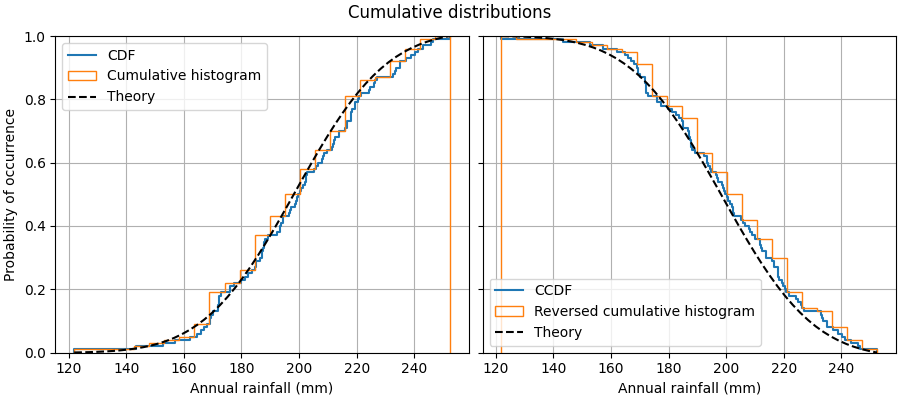

Reproduce this figure in Python.
# 引入所需库
import matplotlib.pyplot as plt
import numpy as np
import matplotlib
matplotlib.use('TkAgg')


# 设置随机数种子
np.random.seed(19680801)

# 均值mu为200，标准差sigma为25
mu = 200
sigma = 25
# 直方图中划分的区间数量
n_bins = 25
# 生成100个服从正态分布的随机数
data = np.random.normal(mu, sigma, size=100)

fig = plt.figure(figsize=(9, 4), layout="constrained")
axs = fig.subplots(1, 2, sharex=True, sharey=True)

# 绘制CDF
axs[0].ecdf(data, label="CDF")
# 绘制累积直方图
n, bins, patches = axs[0].hist(data, n_bins, density=True, histtype="step",
                               cumulative=True, label="Cumulative histogram")
# 计算理论CDF
x = np.linspace(data.min(), data.max())
y = ((1 / (np.sqrt(2 * np.pi) * sigma)) *
     np.exp(-0.5 * (1 / sigma * (x - mu))**2))
y = y.cumsum()
y /= y[-1]
# 绘制理论CDF
axs[0].plot(x, y, "k--", linewidth=1.5, label="Theory")

# 绘制CCDF
axs[1].ecdf(data, complementary=True, label="CCDF")
# 绘制反向累积直方图
axs[1].hist(data, bins=bins, density=True, histtype="step", cumulative=-1,
            label="Reversed cumulative histogram")
# 绘制理论CCDF
axs[1].plot(x, 1 - y, "k--", linewidth=1.5, label="Theory")

# 设置了图表的标题、坐标轴标签和图例，使坐标轴标签在外部显示
fig.suptitle("Cumulative distributions")
for ax in axs:
    ax.grid(True)
    ax.legend()
    ax.set_xlabel("Annual rainfall (mm)")
    ax.set_ylabel("Probability of occurrence")
    ax.label_outer()

plt.show()
